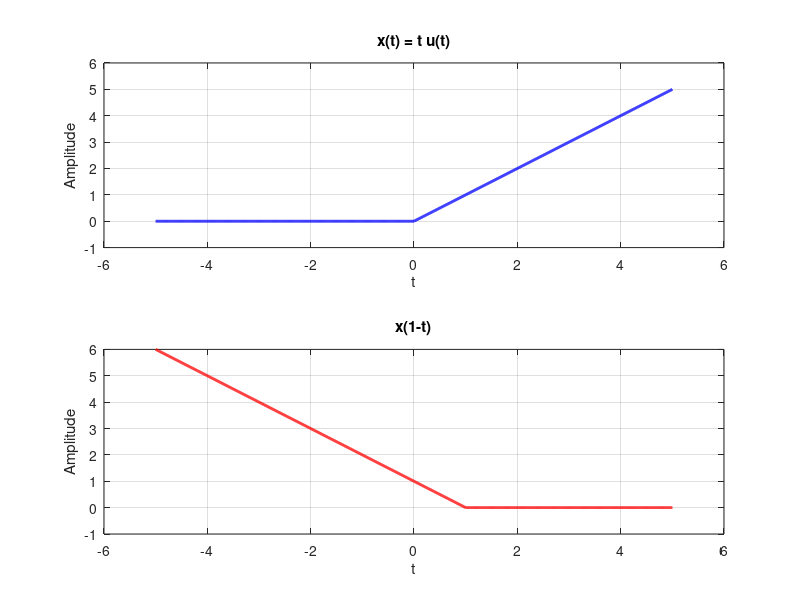

Recreate this plot in MATLAB. (Note: this script raises an error after producing the figure.)
clc; clear; close all;

% 定義時間範圍
t = -5:0.01:5; % 設定 t 的範圍

% 定義 unit ramp function: x(t) = t * u(t)
x_t = t .* (t >= 0); % 單位斜坡函數：t 當 t >= 0，否則為 0

% 計算 x(1-t)
x_1_t = (1-t) .* ((1-t) >= 0); % 單位斜坡函數的時間反轉變換

% 繪圖
figure;
subplot(2,1,1);
plot(t, x_t, 'b', 'LineWidth', 2);
grid on;
title('x(t) = t u(t)');
xlabel('t');
ylabel('Amplitude');
ylim([-1, max(x_t) + 1]); % 調整 y 軸範圍

subplot(2,1,2);
plot(t, x_1_t, 'r', 'LineWidth', 2);
grid on;
title('x(1-t)');
xlabel('t');
ylabel('Amplitude');
ylim([-1, max(x_t) + 1]);

sgtitle('Comparison of x(t) and x(1-t)');
